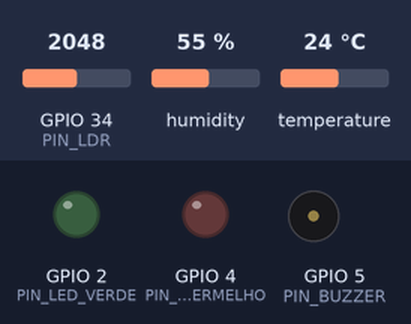
Bench run of a sketch on a simulated ESP32. On the bench: output pins drawn as LEDs (lit = HIGH), buzzer (waves = sounding). The test bench sets the inputs (shaded band); at power-on: humidity 55 %, GPIO 34 (PIN_LDR) = 2048, temperature 24 °C. WiFi joins after 1.5 s; servers stay silent unless stated; what the sketch prints to the serial monitor is not drawn.

Above: at 1.1 s.
At 3.7 s:
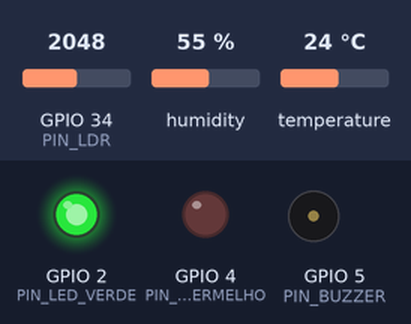
3.8 s: humidity set to 41 %
6.5 s: humidity set to 38 %
At 7.3 s:
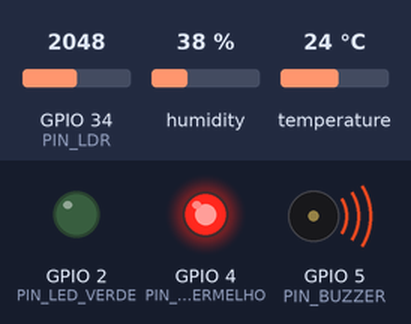
9.2 s: GPIO 34 (PIN_LDR) set to 1270
11.9 s: GPIO 34 (PIN_LDR) set to 1171
16.1 s: temperature set to 18.7 °C
18.8 s: temperature set to 17.2 °C
Timing chart, 0 to 21.8 s (numbered marks = the images above; inputs shaded):
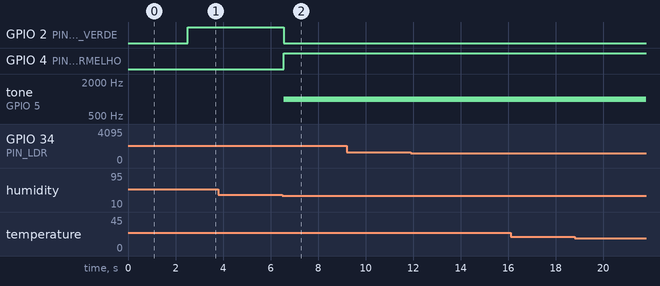

Measured:
- the behaviour switches between 40 and 39 % on humidity (found by bisection; images 1 and 2)
- after the input at 3.8 s, every drawn part: stays the same
- after the input at 6.5 s, GPIO 2 (PIN_LED_VERDE): HIGH → LOW after 0.06 s; GPIO 4 (PIN_LED_VERMELHO): LOW → HIGH after 0.06 s; tone on GPIO 5 (PIN_BUZZER): silent → 1000 Hz after 0.06 s
- after the input at 9.2 s, every drawn part: stays the same
- after the input at 11.9 s, every drawn part: stays the same
- after the input at 16.1 s, every drawn part: stays the same
- after the input at 18.8 s, every drawn part: stays the same

The sketch:

sketch.ino
```cpp
#include <WiFi.h>
#include <HTTPClient.h>
#include "DHTesp.h"

// =====================================================
// AGROSENSE - MINI-ESTUFA IoT
// ESP32 + DHT22 + LDR + LEDs + Buzzer
// =====================================================

// -------------------- Wi-Fi ---------------------------
const char* WIFI_SSID = "Wokwi-GUEST";
const char* WIFI_PASSWORD = "";

// Opcional: coloque sua Write API Key do ThingSpeak.
// Se deixar o texto abaixo, o projeto continua funcionando
// normalmente no Wokwi, apenas não enviará para a nuvem.
const char* THINGSPEAK_API_KEY = "COLOQUE_SUA_WRITE_API_KEY";
const char* THINGSPEAK_URL = "http://api.thingspeak.com/update";

// -------------------- Pinos ---------------------------
const int PIN_DHT = 15;
const int PIN_LDR = 34;
const int PIN_LED_VERDE = 2;
const int PIN_LED_VERMELHO = 4;
const int PIN_BUZZER = 5;

DHTesp dht;

unsigned long ultimoEnvio = 0;
const unsigned long INTERVALO_CLOUD = 15000;

// -------------------- Limites -------------------------
const float TEMP_MIN = 18.0;
const float TEMP_MAX = 30.0;
const float HUM_MIN = 40.0;
const float HUM_MAX = 80.0;
const float LUZ_MIN = 30.0;

// -------------------------------------------------------
void conectarWiFi() {
  Serial.println();
  Serial.print("Conectando ao Wi-Fi ");

  WiFi.begin(WIFI_SSID, WIFI_PASSWORD);

  int tentativas = 0;

  while (WiFi.status() != WL_CONNECTED && tentativas < 30) {
    delay(500);
    Serial.print(".");
    tentativas++;
  }

  Serial.println();

  if (WiFi.status() == WL_CONNECTED) {
    Serial.println("Wi-Fi conectado!");
    Serial.print("IP: ");
    Serial.println(WiFi.localIP());
  } else {
    Serial.println("Nao foi possivel conectar ao Wi-Fi.");
  }
}

// -------------------------------------------------------
float lerLuminosidade() {
  int leitura = analogRead(PIN_LDR);

  // O modulo Wokwi entrega AO como leitura analogica.
  // Transformamos a leitura em uma escala didatica de 0 a 100%.
  float luminosidade = map(leitura, 0, 4095, 0, 100);
  luminosidade = constrain(luminosidade, 0, 100);

  return luminosidade;
}

// -------------------------------------------------------
void controlarAlerta(bool alerta) {
  if (alerta) {
    digitalWrite(PIN_LED_VERDE, LOW);
    digitalWrite(PIN_LED_VERMELHO, HIGH);

    // Buzzer ativo durante o alerta.
    tone(PIN_BUZZER, 1000);
  } else {
    digitalWrite(PIN_LED_VERDE, HIGH);
    digitalWrite(PIN_LED_VERMELHO, LOW);

    noTone(PIN_BUZZER);
  }
}

// -------------------------------------------------------
void enviarThingSpeak(float temperatura,
                      float umidade,
                      float luminosidade,
                      bool alerta) {

  // Não tenta enviar se a API Key ainda não foi configurada.
  if (String(THINGSPEAK_API_KEY) == "COLOQUE_SUA_WRITE_API_KEY") {
    Serial.println("ThingSpeak: API Key ainda nao configurada.");
    return;
  }

  if (WiFi.status() != WL_CONNECTED) {
    Serial.println("ThingSpeak: Wi-Fi desconectado.");
    return;
  }

  HTTPClient http;

  String url = String(THINGSPEAK_URL);
  url += "?api_key=";
  url += THINGSPEAK_API_KEY;
  url += "&field1=";
  url += String(temperatura, 2);
  url += "&field2=";
  url += String(umidade, 2);
  url += "&field3=";
  url += String(luminosidade, 2);
  url += "&field4=";
  url += String(alerta ? 1 : 0);

  http.begin(url);

  int codigo = http.GET();

  Serial.print("ThingSpeak HTTP: ");
  Serial.println(codigo);

  http.end();
}

// -------------------------------------------------------
void setup() {
  Serial.begin(115200);
  delay(1000);

  pinMode(PIN_LED_VERDE, OUTPUT);
  pinMode(PIN_LED_VERMELHO, OUTPUT);
  pinMode(PIN_BUZZER, OUTPUT);

  digitalWrite(PIN_LED_VERDE, LOW);
  digitalWrite(PIN_LED_VERMELHO, LOW);
  noTone(PIN_BUZZER);

  // Inicializa o DHT22 no GPIO 15.
  dht.setup(PIN_DHT, DHTesp::DHT22);

  Serial.println();
  Serial.println("================================");
  Serial.println("       AGROSENSE - IoT");
  Serial.println("   MINI-ESTUFA INTELIGENTE");
  Serial.println("================================");

  conectarWiFi();
}

// -------------------------------------------------------
void loop() {

  TempAndHumidity dados = dht.getTempAndHumidity();

  // Verifica se a leitura do DHT22 e valida.
  if (isnan(dados.temperature) || isnan(dados.humidity)) {
    Serial.println("ERRO: nao foi possivel ler o DHT22.");
    digitalWrite(PIN_LED_VERDE, LOW);
    digitalWrite(PIN_LED_VERMELHO, HIGH);
    tone(PIN_BUZZER, 1200);
    delay(2000);
    return;
  }

  float temperatura = dados.temperature;
  float umidade = dados.humidity;
  float luminosidade = lerLuminosidade();

  bool alertaTemperatura =
    temperatura < TEMP_MIN || temperatura > TEMP_MAX;

  bool alertaUmidade =
    umidade < HUM_MIN || umidade > HUM_MAX;

  bool alertaLuminosidade =
    luminosidade < LUZ_MIN;

  bool alerta =
    alertaTemperatura ||
    alertaUmidade ||
    alertaLuminosidade;

  controlarAlerta(alerta);

  Serial.println();
  Serial.println("--------------------------------");
  Serial.printf("Temperatura : %.2f C\n", temperatura);
  Serial.printf("Umidade     : %.2f %%\n", umidade);
  Serial.printf("Luminosidade: %.2f %%\n", luminosidade);
  Serial.print("Status      : ");

  if (alerta) {
    Serial.println("ALERTA 🔴");
  } else {
    Serial.println("NORMAL 🟢");
  }

  Serial.print("Motivos     : ");

  if (!alerta) {
    Serial.println("nenhum");
  } else {
    if (alertaTemperatura) Serial.print("temperatura ");
    if (alertaUmidade) Serial.print("umidade ");
    if (alertaLuminosidade) Serial.print("luminosidade ");
    Serial.println();
  }

  // Envio para ThingSpeak a cada 15 segundos.
  if (millis() - ultimoEnvio >= INTERVALO_CLOUD) {

    if (WiFi.status() != WL_CONNECTED) {
      conectarWiFi();
    }

    enviarThingSpeak(
      temperatura,
      umidade,
      luminosidade,
      alerta
    );

    ultimoEnvio = millis();
  }

  delay(2000);
}
```
